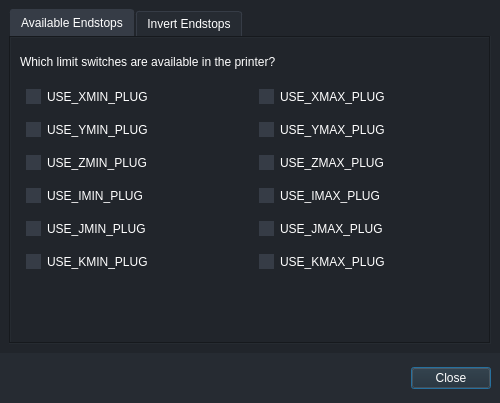
<?xml version="1.0" encoding="UTF-8"?>
<ui version="4.0">
 <class>Endstops_Configurator</class>
 <widget class="QDialog" name="Endstops_Configurator">
  <property name="geometry">
   <rect>
    <x>0</x>
    <y>0</y>
    <width>500</width>
    <height>403</height>
   </rect>
  </property>
  <property name="sizePolicy">
   <sizepolicy hsizetype="Fixed" vsizetype="Preferred">
    <horstretch>0</horstretch>
    <verstretch>0</verstretch>
   </sizepolicy>
  </property>
  <property name="minimumSize">
   <size>
    <width>500</width>
    <height>403</height>
   </size>
  </property>
  <property name="maximumSize">
   <size>
    <width>500</width>
    <height>403</height>
   </size>
  </property>
  <property name="windowTitle">
   <string>Endstop Configuration </string>
  </property>
  <property name="windowIcon">
   <iconset resource="../resources/resources.qrc">
    <normaloff>://iloop_icon_small.png</normaloff>://iloop_icon_small.png</iconset>
  </property>
  <property name="styleSheet">
   <string notr="true">QWidget {
        background: rgb(33, 37, 43);
        color: white;
        font-family: &quot;Source Sans Pro&quot;;
}

QCheckBox {
        padding: 5px;
        border: 1px solid transparent;
        border-radius: 3px;
}

QCheckBox::hover {
        border: 1px solid rgb(54, 60, 70);
}

QCheckBox::indicator {
    width: 15px;
    height: 15px;
        background: rgb(54, 60, 70);
}

QCheckBox::indicator:checked {
        image: url(&quot;://check_FILL0_wght400_GRAD0_opsz20.svg&quot;);
}</string>
  </property>
  <layout class="QGridLayout" name="gridLayout">
   <property name="leftMargin">
    <number>0</number>
   </property>
   <property name="topMargin">
    <number>0</number>
   </property>
   <property name="rightMargin">
    <number>0</number>
   </property>
   <property name="bottomMargin">
    <number>0</number>
   </property>
   <property name="verticalSpacing">
    <number>0</number>
   </property>
   <item row="13" column="0">
    <widget class="QFrame" name="frame_3">
     <property name="sizePolicy">
      <sizepolicy hsizetype="Preferred" vsizetype="Fixed">
       <horstretch>0</horstretch>
       <verstretch>0</verstretch>
      </sizepolicy>
     </property>
     <property name="minimumSize">
      <size>
       <width>0</width>
       <height>50</height>
      </size>
     </property>
     <property name="maximumSize">
      <size>
       <width>16777215</width>
       <height>50</height>
      </size>
     </property>
     <property name="styleSheet">
      <string notr="true">QFrame {
        background: rgb(38, 43, 50);
}</string>
     </property>
     <property name="frameShape">
      <enum>QFrame::NoFrame</enum>
     </property>
     <property name="frameShadow">
      <enum>QFrame::Plain</enum>
     </property>
     <layout class="QGridLayout" name="gridLayout_6">
      <item row="0" column="0">
       <widget class="QDialogButtonBox" name="buttonBox">
        <property name="sizePolicy">
         <sizepolicy hsizetype="Expanding" vsizetype="Preferred">
          <horstretch>0</horstretch>
          <verstretch>0</verstretch>
         </sizepolicy>
        </property>
        <property name="orientation">
         <enum>Qt::Horizontal</enum>
        </property>
        <property name="standardButtons">
         <set>QDialogButtonBox::Close</set>
        </property>
        <property name="centerButtons">
         <bool>false</bool>
        </property>
       </widget>
      </item>
     </layout>
    </widget>
   </item>
   <item row="0" column="0">
    <widget class="QFrame" name="frame_4">
     <property name="frameShape">
      <enum>QFrame::NoFrame</enum>
     </property>
     <property name="frameShadow">
      <enum>QFrame::Plain</enum>
     </property>
     <layout class="QGridLayout" name="gridLayout_7">
      <item row="0" column="0">
       <widget class="QTabWidget" name="tabWidget">
        <property name="styleSheet">
         <string notr="true">QTabWidget::pane {
        border: none;
}

QTabBar::tab {
        background: rgb(38, 43, 50);
        border: 1px solid rgb(54, 60, 70);
        border-bottom: none;
        padding: 5px 10px;
        border-top-left-radius: 3px;
    border-top-right-radius: 3px;
        margin: 0 1px;
}

QTabBar::tab:!selected {
    margin-top: 2px;
}

QTabBar::tab:selected {
    background: rgb(54, 60, 70);
}</string>
        </property>
        <property name="currentIndex">
         <number>0</number>
        </property>
        <widget class="QWidget" name="tab">
         <attribute name="title">
          <string>Available Endstops</string>
         </attribute>
         <layout class="QGridLayout" name="gridLayout_2">
          <property name="leftMargin">
           <number>0</number>
          </property>
          <property name="topMargin">
           <number>0</number>
          </property>
          <property name="rightMargin">
           <number>0</number>
          </property>
          <property name="bottomMargin">
           <number>0</number>
          </property>
          <property name="verticalSpacing">
           <number>10</number>
          </property>
          <item row="0" column="0" rowspan="2" colspan="2">
           <widget class="QFrame" name="frame">
            <property name="frameShape">
             <enum>QFrame::Box</enum>
            </property>
            <property name="frameShadow">
             <enum>QFrame::Sunken</enum>
            </property>
            <layout class="QGridLayout" name="gridLayout_4">
             <item row="4" column="0">
              <widget class="QCheckBox" name="uUseIminPlug">
               <property name="text">
                <string>USE_IMIN_PLUG</string>
               </property>
              </widget>
             </item>
             <item row="1" column="0">
              <widget class="QCheckBox" name="uUseXminPlug">
               <property name="text">
                <string>USE_XMIN_PLUG</string>
               </property>
               <property name="checked">
                <bool>true</bool>
               </property>
              </widget>
             </item>
             <item row="7" column="0" colspan="2">
              <spacer name="verticalSpacer_2">
               <property name="orientation">
                <enum>Qt::Vertical</enum>
               </property>
               <property name="sizeHint" stdset="0">
                <size>
                 <width>20</width>
                 <height>40</height>
                </size>
               </property>
              </spacer>
             </item>
             <item row="6" column="0">
              <widget class="QCheckBox" name="uUseKminPlug">
               <property name="text">
                <string>USE_KMIN_PLUG</string>
               </property>
              </widget>
             </item>
             <item row="5" column="1">
              <widget class="QCheckBox" name="uUseJmaxPlug">
               <property name="text">
                <string>USE_JMAX_PLUG</string>
               </property>
              </widget>
             </item>
             <item row="2" column="1">
              <widget class="QCheckBox" name="uUseYmaxPlug">
               <property name="text">
                <string>USE_YMAX_PLUG</string>
               </property>
              </widget>
             </item>
             <item row="5" column="0">
              <widget class="QCheckBox" name="uUseJminPlug">
               <property name="text">
                <string>USE_JMIN_PLUG</string>
               </property>
              </widget>
             </item>
             <item row="4" column="1">
              <widget class="QCheckBox" name="uUseImaxPlug">
               <property name="text">
                <string>USE_IMAX_PLUG</string>
               </property>
              </widget>
             </item>
             <item row="0" column="0" colspan="2">
              <widget class="QLabel" name="label">
               <property name="minimumSize">
                <size>
                 <width>0</width>
                 <height>30</height>
                </size>
               </property>
               <property name="text">
                <string>Which limit switches are available in the printer?</string>
               </property>
              </widget>
             </item>
             <item row="1" column="1">
              <widget class="QCheckBox" name="uUseXmaxPlug">
               <property name="text">
                <string>USE_XMAX_PLUG</string>
               </property>
              </widget>
             </item>
             <item row="3" column="1">
              <widget class="QCheckBox" name="uUseZmaxPlug">
               <property name="text">
                <string>USE_ZMAX_PLUG</string>
               </property>
              </widget>
             </item>
             <item row="6" column="1">
              <widget class="QCheckBox" name="uUseKmaxPlug">
               <property name="text">
                <string>USE_KMAX_PLUG</string>
               </property>
              </widget>
             </item>
             <item row="3" column="0">
              <widget class="QCheckBox" name="uUseZminPlug">
               <property name="text">
                <string>USE_ZMIN_PLUG</string>
               </property>
               <property name="checked">
                <bool>true</bool>
               </property>
              </widget>
             </item>
             <item row="2" column="0">
              <widget class="QCheckBox" name="uUseYminPlug">
               <property name="text">
                <string>USE_YMIN_PLUG</string>
               </property>
               <property name="checked">
                <bool>true</bool>
               </property>
              </widget>
             </item>
            </layout>
           </widget>
          </item>
         </layout>
        </widget>
        <widget class="QWidget" name="tab_2">
         <attribute name="title">
          <string>Invert Endstops</string>
         </attribute>
         <layout class="QGridLayout" name="gridLayout_3">
          <property name="leftMargin">
           <number>0</number>
          </property>
          <property name="topMargin">
           <number>0</number>
          </property>
          <property name="rightMargin">
           <number>0</number>
          </property>
          <property name="bottomMargin">
           <number>0</number>
          </property>
          <property name="verticalSpacing">
           <number>10</number>
          </property>
          <item row="0" column="0" colspan="2">
           <widget class="QFrame" name="frame_2">
            <property name="frameShape">
             <enum>QFrame::Box</enum>
            </property>
            <property name="frameShadow">
             <enum>QFrame::Sunken</enum>
            </property>
            <layout class="QGridLayout" name="gridLayout_5">
             <item row="1" column="1">
              <widget class="QCheckBox" name="uXmaxEndstopInverting">
               <property name="text">
                <string>X_MAX_ENDSTOP_INVERTING</string>
               </property>
              </widget>
             </item>
             <item row="1" column="0">
              <widget class="QCheckBox" name="uXminEndstopInverting">
               <property name="text">
                <string>X_MIN_ENDSTOP_INVERTING</string>
               </property>
              </widget>
             </item>
             <item row="4" column="0">
              <widget class="QCheckBox" name="uIminEndstopInverting">
               <property name="text">
                <string>I_MIN_ENDSTOP_INVERTING</string>
               </property>
              </widget>
             </item>
             <item row="2" column="1">
              <widget class="QCheckBox" name="uYmaxEndstopInverting">
               <property name="text">
                <string>Y_MAX_ENDSTOP_INVERTING</string>
               </property>
              </widget>
             </item>
             <item row="6" column="0">
              <widget class="QCheckBox" name="uKminEndstopInverting">
               <property name="text">
                <string>K_MIN_ENDSTOP_INVERTING</string>
               </property>
              </widget>
             </item>
             <item row="4" column="1">
              <widget class="QCheckBox" name="uImaxEndstopInverting">
               <property name="text">
                <string>I_MAX_ENDSTOP_INVERTING</string>
               </property>
              </widget>
             </item>
             <item row="5" column="0">
              <widget class="QCheckBox" name="uJminEndstopInverting">
               <property name="text">
                <string>J_MIN_ENDSTOP_INVERTING</string>
               </property>
              </widget>
             </item>
             <item row="6" column="1">
              <widget class="QCheckBox" name="uKmaxEndstopInverting">
               <property name="text">
                <string>K_MAX_ENDSTOP_INVERTING</string>
               </property>
              </widget>
             </item>
             <item row="3" column="1">
              <widget class="QCheckBox" name="uZmaxEndstopInverting">
               <property name="text">
                <string>Z_MAX_ENDSTOP_INVERTING</string>
               </property>
              </widget>
             </item>
             <item row="0" column="0" colspan="2">
              <widget class="QLabel" name="label_2">
               <property name="minimumSize">
                <size>
                 <width>0</width>
                 <height>30</height>
                </size>
               </property>
               <property name="text">
                <string>Which limit switch states should be inverted?</string>
               </property>
              </widget>
             </item>
             <item row="7" column="0">
              <widget class="QCheckBox" name="uZminProbeEndstopInverting">
               <property name="text">
                <string>Z_MIN_PROBE_ENDSTOP_INVERTING</string>
               </property>
              </widget>
             </item>
             <item row="3" column="0">
              <widget class="QCheckBox" name="uZminEndstopInverting">
               <property name="text">
                <string>Z_MIN_ENDSTOP_INVERTING</string>
               </property>
              </widget>
             </item>
             <item row="2" column="0">
              <widget class="QCheckBox" name="uYminEndstopInverting">
               <property name="text">
                <string>Y_MIN_ENDSTOP_INVERTING</string>
               </property>
              </widget>
             </item>
             <item row="5" column="1">
              <widget class="QCheckBox" name="uJmaxEndstopInverting">
               <property name="text">
                <string>J_MAX_ENDSTOP_INVERTING</string>
               </property>
              </widget>
             </item>
             <item row="8" column="0" colspan="2">
              <spacer name="verticalSpacer_3">
               <property name="orientation">
                <enum>Qt::Vertical</enum>
               </property>
               <property name="sizeHint" stdset="0">
                <size>
                 <width>20</width>
                 <height>40</height>
                </size>
               </property>
              </spacer>
             </item>
            </layout>
           </widget>
          </item>
         </layout>
        </widget>
       </widget>
      </item>
     </layout>
    </widget>
   </item>
  </layout>
 </widget>
 <resources>
  <include location="../resources/resources.qrc"/>
 </resources>
 <connections>
  <connection>
   <sender>buttonBox</sender>
   <signal>accepted()</signal>
   <receiver>Endstops_Configurator</receiver>
   <slot>accept()</slot>
   <hints>
    <hint type="sourcelabel">
     <x>248</x>
     <y>254</y>
    </hint>
    <hint type="destinationlabel">
     <x>157</x>
     <y>274</y>
    </hint>
   </hints>
  </connection>
  <connection>
   <sender>buttonBox</sender>
   <signal>rejected()</signal>
   <receiver>Endstops_Configurator</receiver>
   <slot>reject()</slot>
   <hints>
    <hint type="sourcelabel">
     <x>316</x>
     <y>260</y>
    </hint>
    <hint type="destinationlabel">
     <x>286</x>
     <y>274</y>
    </hint>
   </hints>
  </connection>
 </connections>
</ui>
